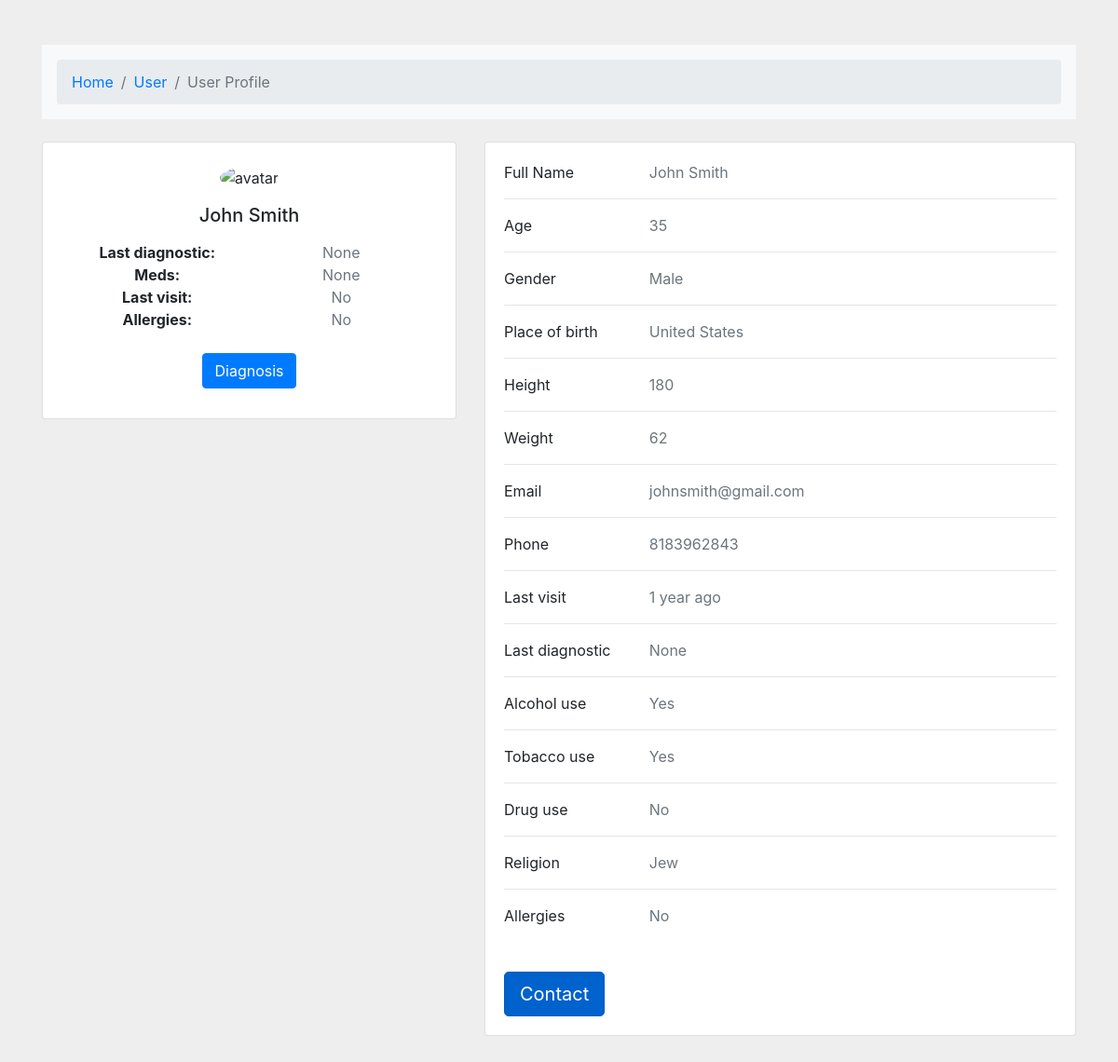
Page /patient/ on the earlier database version.
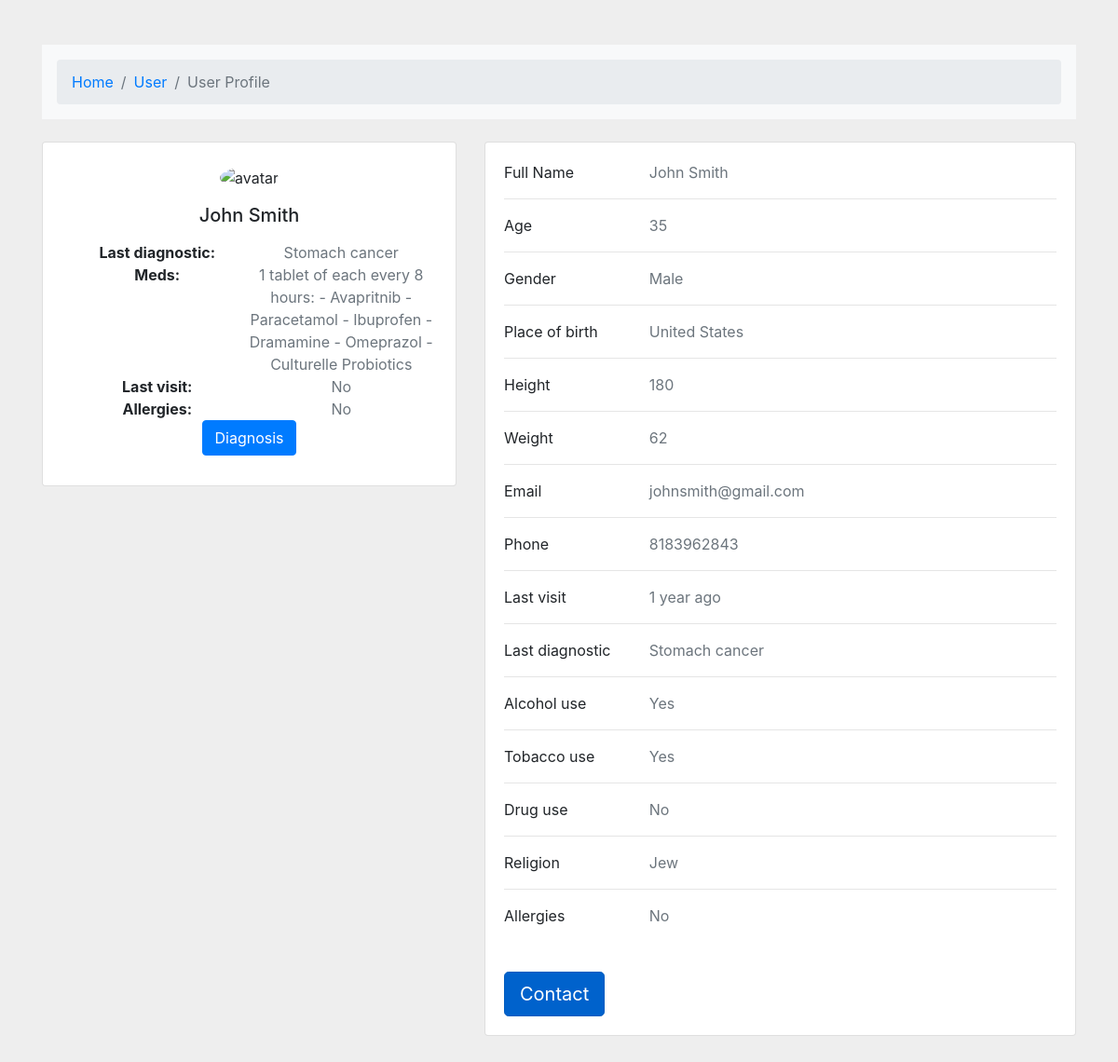
Same page on the later database version.
### blog/models.py (models this page shows)
class Patient(models.Model):
   genderOptions = (
       (
           'Male',
           'Male',
       ),
       (
           'Female',
           'Female',
       ),
       (
           'Prefer not to say',
           'Prefer not to say',
       ),
   )
   yes_no = (
       (
           'No',
           'No',
       ),
       (
           'Yes',
           'Yes'
       )
   )
   name = models.CharField(max_length=150,null=True)
   age = models.IntegerField(null=True)
   gender = models.CharField(max_length=100,choices=genderOptions,null=True)
   place_of_birth = models.CharField(max_length=100,null=True)
   height = models.IntegerField(null=True)
   weight = models.IntegerField(null=True)
   mail = models.CharField(max_length = 100,null=True)
   phone = models.IntegerField(null=True)
   last_visit = models.TextField(null=True)
   alcohol = models.CharField(max_length=100, choices=yes_no,null=True)
   smoke = models.CharField(max_length=100, choices=yes_no,null=True)
   drugs = models.CharField(max_length=100, choices=yes_no,null=True)
   religion = models.CharField(max_length=255,null=True)
   allergies = models.CharField(max_length=100, choices=yes_no,null=True)
   last_diagnostic = models.TextField(null=True)
   meds = models.TextField(null=True)

### blog/views.py (the view)
# urls.py: path('patient/', patient),
def patient(request):
    if request.method == "POST":
        form = Patient(request.POST)
        if form.is_valid():
            post = form.save(commit=False)
            post.name = request.name
            post.save()
            print(Patient.objects.all())
            return redirect('blog/patient.html', pk=post.pk)
    else:
        patients = Patient.objects.all()
        patient = patients.first()
        form = Patient()
        return render(request, 'blog/patient.html',{'patient':patient})

### blog/templates/blog/patient.html (shortened to what this page needs)
<!doctype html>
<html lang="en">
  <head>
    <link rel="stylesheet" href="https://cdn.jsdelivr.net/npm/bootstrap@4.3.1/dist/css/bootstrap.min.css">
  </head>
  <body>
  <section style="background-color: #eee;">
    <div class="container py-5">
      <div class="row">
        <div class="col">
          <nav aria-label="breadcrumb" class="bg-light rounded-3 p-3 mb-4">
            <ol class="breadcrumb mb-0">
              <li class="breadcrumb-item"><a href="#">Home</a></li>
              <li class="breadcrumb-item"><a href="#">User</a></li>
              <li class="breadcrumb-item active" aria-current="page">User Profile</li>
            </ol>
          </nav>
        </div>
      </div>
      <div class="row">
        <div class="col-lg-5">
          <div class="card mb-4">
            <div class="p-4 card-body text-center">
              <img src="https://mdbcdn.b-cdn.net/img/Photos/new-templates/bootstrap-chat/ava3.webp" alt="avatar"
                class="rounded-circle img-fluid" style="width: 150px;">
              <h5 class="my-3">{{patient.name}}</h5>
              <b class="float-left" style="width: 50%; text-align: center;">Last diagnostic:</b><span class = "float-left text-muted" style="width: 50%; text-align: center;">{{patient.last_diagnostic}}</span>
              <br>
              <b class="float-left" style="width: 50%; text-align: center;">Meds:</b><span class = "float-left  text-muted" style="width: 50%; text-align: center;">{{patient.meds}}</span>
              <br>
              <b class="float-left" style="width: 50%; text-align: center;">Last visit:</b><span class = "float-left text-muted" style="width: 50%; text-align: center;">{{patient.allergies}}</span>
              <br>
              <b class="float-left" style="width: 50%; text-align: center;">Allergies:</b><span class = "float-left text-muted" style="width: 50%; text-align: center;">{{patient.allergies}}</span>
              <br>
              <br>
              <div class="d-float justify-align-center mb-2">
                <a href="/diagnosis" type="button" class="btn btn-primary">Diagnosis</a>
              </div>
            </div>
          </div>
        </div>
        <div class="col-lg-7">
          <div class="card mb-4">
            <div class="card-body">
              <div class="row">
                <div class="col-sm-3">
                  <p class="mb-0">Full Name</p>
                </div>
                <div class="col-sm-9">
                  <p class="text-muted mb-0">{{patient.name}}</p>
                </div>
              </div>
              <hr>
              <div class="row">
                <div class="col-sm-3">
                  <p class="mb-0">Age</p>
                </div>
                <div class="col-sm-9">
                  <p class="text-muted mb-0">{{patient.age}}</p>
                </div>
              </div>
              <hr>
              <div class="row">
                <div class="col-sm-3">
                  <p class="mb-0">Gender</p>
                </div>
                <div class="col-sm-9">
                  <p class="text-muted mb-0">{{patient.gender}}</p>
                </div>
              </div>
              <hr><div class="row">
                <div class="col-sm-3">
                  <p class="mb-0">Place of birth</p>
                </div>
                <div class="col-sm-9">
                  <p class="text-muted mb-0">{{patient.place_of_birth}}</p>
                </div>
              </div>
              <hr>
              <div class="row">
                <div class="col-sm-3">
                  <p class="mb-0">Height</p>
                </div>
                <div class="col-sm-9">
                  <p class="text-muted mb-0">{{patient.height}}</p>
                </div>
              </div>
              <hr>
              <div class="row">
                <div class="col-sm-3">
                  <p class="mb-0">Weight</p>
                </div>
                <div class="col-sm-9">
                  <p class="text-muted mb-0">{{patient.weight}}</p>
                </div>
              </div>
              <hr>
              <div class="row">
                <div class="col-sm-3">
                  <p class="mb-0">Email</p>
                </div>
                <div class="col-sm-9">
                  <p class="text-muted mb-0">{{patient.mail}}</p>
                </div>
              </div>
              <hr>
              <div class="row">
                <div class="col-sm-3">
                  <p class="mb-0">Phone</p>
                </div>
                <div class="col-sm-9">
                  <p class="text-muted mb-0">{{patient.phone}}</p>
                </div>
                </div>
                <hr>
                <div class="row">
                  <div class="col-sm-3">
                    <p class="mb-0">Last visit</p>
                  </div>
                  <div class="col-sm-9">
                    <p class="text-muted mb-0">{{patient.last_visit}}</p>
                  </div>
                  </div>
                  <hr>
                  <div class="row">
                    <div class="col-sm-3">
                      <p class="mb-0">Last diagnostic</p>
                    </div>
                    <div class="col-sm-9">
                      <p class="text-muted mb-0">{{patient.last_diagnostic}}</p>
                    </div>
                    </div>
                    <hr>
                  <div class="row">
                    <div class="col-sm-3">
                      <p class="mb-0">Alcohol use</p>
                    </div>
                    <div class="col-sm-9">
                      <p class="text-muted mb-0">{{patient.alcohol}}</p>
                    </div>
                    </div>
                    <hr>
                    <div class="row">
                      <div class="col-sm-3">
                        <p class="mb-0">Tobacco use</p>
                      </div>
                      <div class="col-sm-9">
                        <p class="text-muted mb-0">{{patient.smoke}}</p>
                      </div>
                      </div>
                      <hr>
                      <div class="row">
                        <div class="col-sm-3">
                          <p class="mb-0">Drug use</p>
                        </div>
                        <div class="col-sm-9">
                          <p class="text-muted mb-0">{{patient.drugs}}</p>
                        </div>
                        </div>
                        <hr>
                        <div class="row">
                          <div class="col-sm-3">
                            <p class="mb-0">Religion</p>
                          </div>
                          <div class="col-sm-9">
                            <p class="text-muted mb-0">{{patient.religion}}</p>
                          </div>
                          </div>
                          <hr>
                          <div class="row">
                            <div class="col-sm-3">
                              <p class="mb-0">Allergies</p>
                            </div>
                            <div class="col-sm-9">
                              <p class="text-muted mb-0">{{patient.allergies}}</p>
                            </div>
                            </div>
                            <br>
                            <br>
                            <a href="#" class="btn btn-primary btn-lg active" role="button" aria-pressed="true">Contact</a>
            </div>
  </body>
</html>

Differences in the rows shown:
changed Patient "John Smith": last_diagnostic "None" → "Stomach cancer"; meds "None" → "1 tablet of each every 8 hours: - Avapritnib - Paracetamol - Ibuprofen - Dramamine - Omeprazol - Culturelle Probiotics"
